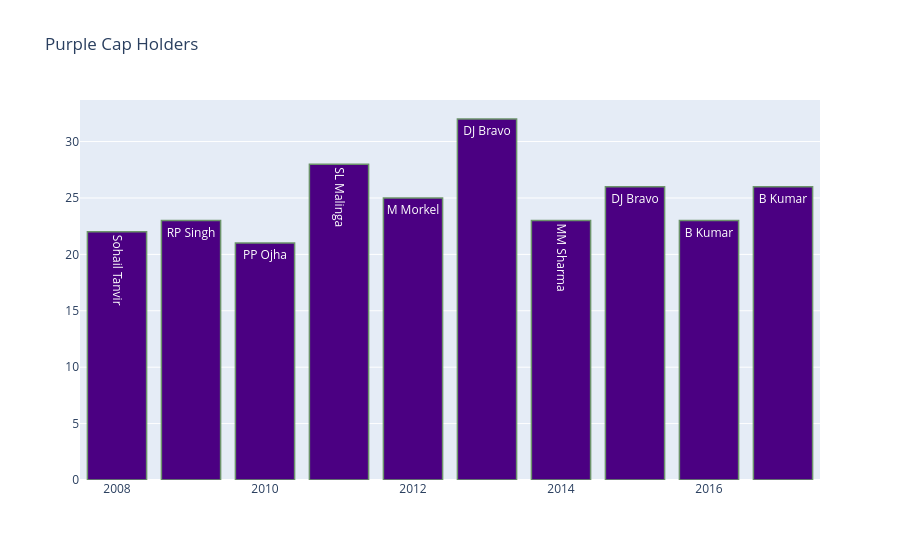

The notebook cell saved with this chart:
### Code cell
trace1 = go.Bar(
    x=purple['season'].values,
    y=purple['wickets'].values,
    name='Purple Cap',
    text=purple['bowler'].values,
    marker=dict(
        color='rgb(75, 0, 130)',
        line=dict(
            color='rgb(108, 148, 107)',
            width=1.5
        )
    ),
    opacity=1
)

layout = go.Layout(
    title='Purple Cap Holders'
)

data = [trace1]

fig = go.Figure(data=data, layout=layout)

py.iplot(fig, filename='purple-cap-holders')

### Figure 1 — Plotly figure (JSON) as saved in the notebook; plotly's stock layout.template omitted (floating-point values rounded to 4 significant figures)
{"data": [{"marker": {"color": "rgb(75, 0, 130)", "line": {"color": "rgb(108, 148, 107)", "width": 1.5}}, "name": "Purple Cap", "opacity": 1, "text": ["Sohail Tanvir", "RP Singh", "PP Ojha", "SL Malinga", "M Morkel", "DJ Bravo", "MM Sharma", "DJ Bravo", "B Kumar", "B Kumar"], "type": "bar", "x": [2008, 2009, 2010, 2011, 2012, 2013, 2014, 2015, 2016, 2017], "y": [22, 23, 21, 28, 25, 32, 23, 26, 23, 26]}], "layout": {"title": {"text": "Purple Cap Holders"}}}
